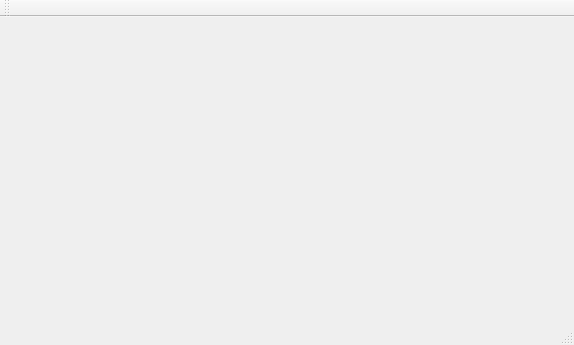
<?xml version="1.0" encoding="UTF-8"?>
<ui version="4.0">
 <class>MainWindow</class>
 <widget class="QMainWindow" name="MainWindow">
  <property name="geometry">
   <rect>
    <x>0</x>
    <y>0</y>
    <width>574</width>
    <height>345</height>
   </rect>
  </property>
  <property name="windowTitle">
   <string>MainWindow</string>
  </property>
  <widget class="QWidget" name="centralWidget"/>
  <widget class="QMenuBar" name="menuBar">
   <property name="geometry">
    <rect>
     <x>0</x>
     <y>0</y>
     <width>574</width>
     <height>19</height>
    </rect>
   </property>
  </widget>
  <widget class="QToolBar" name="mainToolBar">
   <attribute name="toolBarArea">
    <enum>TopToolBarArea</enum>
   </attribute>
   <attribute name="toolBarBreak">
    <bool>false</bool>
   </attribute>
  </widget>
  <widget class="QStatusBar" name="statusBar"/>
 </widget>
 <layoutdefault spacing="6" margin="11"/>
 <resources/>
 <connections/>
</ui>
